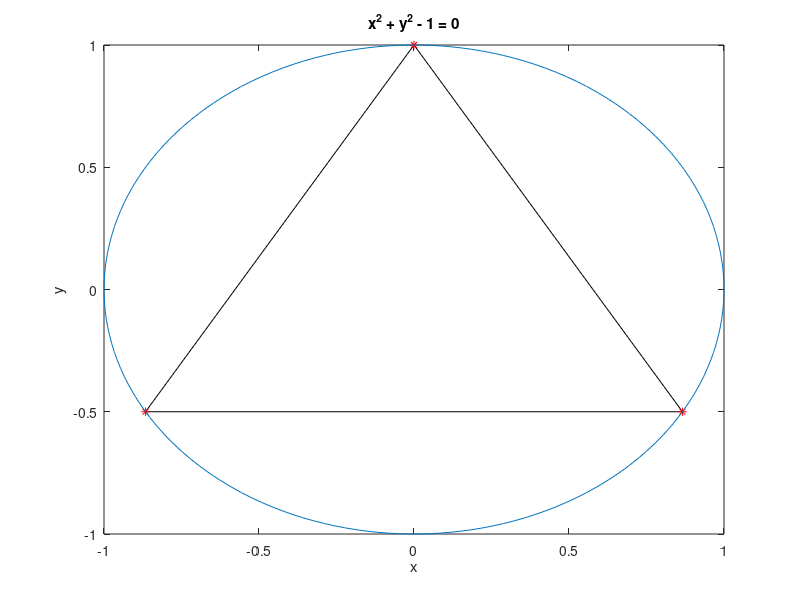

Reproduce this figure in MATLAB.
%Ejercicio 1.
z = -1i;
zmod = abs(z)
zarg = angle(z)

%Ejercicio 2.
w0 = nthroot(zmod, 3) * exp((1i * (zarg + 2*0*pi)) / 3)
w1 = nthroot(zmod, 3) * exp((1i * (zarg + 2*1*pi)) / 3)
w2 = nthroot(zmod, 3) * exp((1i * (zarg + 2*2*pi)) / 3)

%Ejercicio 3.
plot([w0, w1, w2, w0], 'k')
hold on
plot([w0, w1, w2], '*r')
ezplot('x^2 + y^2 - 1', [-1, 1, -1, 1]) %#ok<*EZPLT>